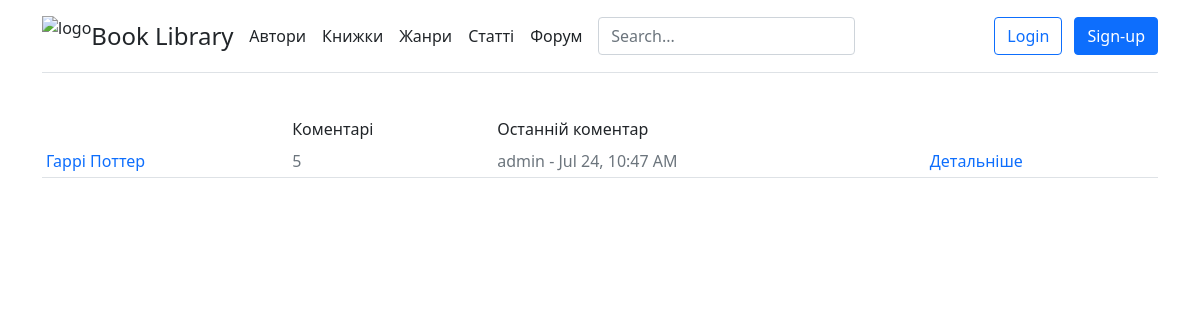
The app's page /forum/ with its own data.
### app_forum/models.py (models this page shows, shortened)
class Forum(models.Model):
    title = models.CharField(verbose_name="Заголовок", max_length=60, blank=False)
    description = models.TextField(verbose_name="Опис", blank=False)
    updated = models.DateTimeField(auto_now=True)
    created = models.DateTimeField(auto_now_add=True)
    creator = models.ForeignKey(User, verbose_name="Автор", null=False, on_delete=models.CASCADE, default=None)
    class Meta:
        verbose_name = 'Форум'
        verbose_name_plural = 'Форуми'
    def num_comments(self):
        return sum([t.num_comments() for t in self.topic_set.all()])
    def last_comment(self):
        if self.topic_set.count():
            last = None
            for t in self.topic_set.all():
                l = t.last_comment()
                if l:
                    if not last:
                        last = l
                    elif l.created > last.created:
                        last = l
            return last

class Topic(models.Model):
    title = models.CharField(verbose_name="Заголовок", max_length=60, blank=False)
    description = models.TextField(verbose_name="Опис", max_length=10000, blank=False, null=True)
    forum = models.ForeignKey(Forum, verbose_name="Форум", on_delete=models.CASCADE)
    created = models.DateTimeField(auto_now_add=True)
    creator = models.ForeignKey(User, verbose_name="Автор", null=False, on_delete=models.PROTECT, default=None)
    updated = models.DateTimeField(auto_now=True)
    closed = models.BooleanField(default=False)
    class Meta:
        verbose_name = 'Обговорення'
        verbose_name_plural = 'Обговорення'
    def num_comments(self):
        return self.comment_set.count()
    def last_comment(self):
        if self.comment_set.count():
            return self.comment_set.order_by("created")[0]

class Comment(models.Model):
    body = models.TextField(verbose_name="Коментар", max_length=1000, blank=False)
    created = models.DateTimeField(auto_now_add=True)
    creator = models.ForeignKey(User, verbose_name="Автор", null=False, on_delete=models.CASCADE, default=None)
    updated = models.DateTimeField(auto_now=True)
    topic = models.ForeignKey(Topic, verbose_name="Обговорення", on_delete=models.CASCADE)
    def short(self):
        return u"%s - %s" % (self.creator, self.created.strftime("%b %d, %I:%M %p"))
    short.allow_tags = True
    class Meta:
        verbose_name = 'Коментар'
        verbose_name_plural = 'Коментарі'

### app_forum/views.py (the view)
# urls.py: path('', views.index, name='articles'),
def index(request):
    forums = Forum.objects.all()
    forums = mk_paginator(request, forums, FORUM_PER_PAGE)
    context = {
        'forums': forums,
        'user': request.user
    }
    return render(request, 'app_forum/list.html', context)

### app_forum/views.py (called while the page is built)
def mk_paginator(request, items, num_items):
    paginator = Paginator(items, num_items)
    try:
        page = int(request.GET.get("page", '1'))
    except ValueError:
        page = 1
    try:
        items = paginator.page(page)
    except (InvalidPage, EmptyPage):
        items = paginator.page(paginator.num_pages)
    return items

### app_forum/templates/app_forum/list.html (shortened to what this page needs)
{% extends 'base.html' %}
{% block content %}
    <div id="list" class="media pt-3">
        <table border="0" cellpadding="4" width="100%">
            <tr>
                <td></td>
                <td>Коментарі</td>
                <td>Останній коментар</td>
                <td></td>
            </tr>
            {% for forum in forums %}
                <tr class="media text-muted pt-3media-body pb-3 mb-0 lh-125 border-bottom border-gray">
                    <td {% if forloop.last %}class="last"{% endif %}>
                        <div class="title"><a href="{% url 'forum-detail' forum.pk %}">{{ forum.title }}</a></div>
                    </td>
                    <td {% if forloop.last %}class="last"{% endif %}>{{ forum.num_comments }}</td>
                    <td {% if forloop.last %}class="last"{% endif %}>
                        {{ forum.last_comment.short|linebreaksbr }}</td>
                    <td {% if forloop.last %}class="last"{% endif %}>
                        <a class="button" href="{% url 'forum-detail' forum.pk %}">Детальніше</a><br>
                    </td>
                </tr>
            {% endfor %}
        </table>
    </div>
{% endblock %}

### static/css/style.css (style rules this page uses)
a { text-decoration: none; }

### records on screen
Forum: title "Гаррі Поттер", num_comments "5", last_comment.short "admin - Jul 24, 10:47 AM"
